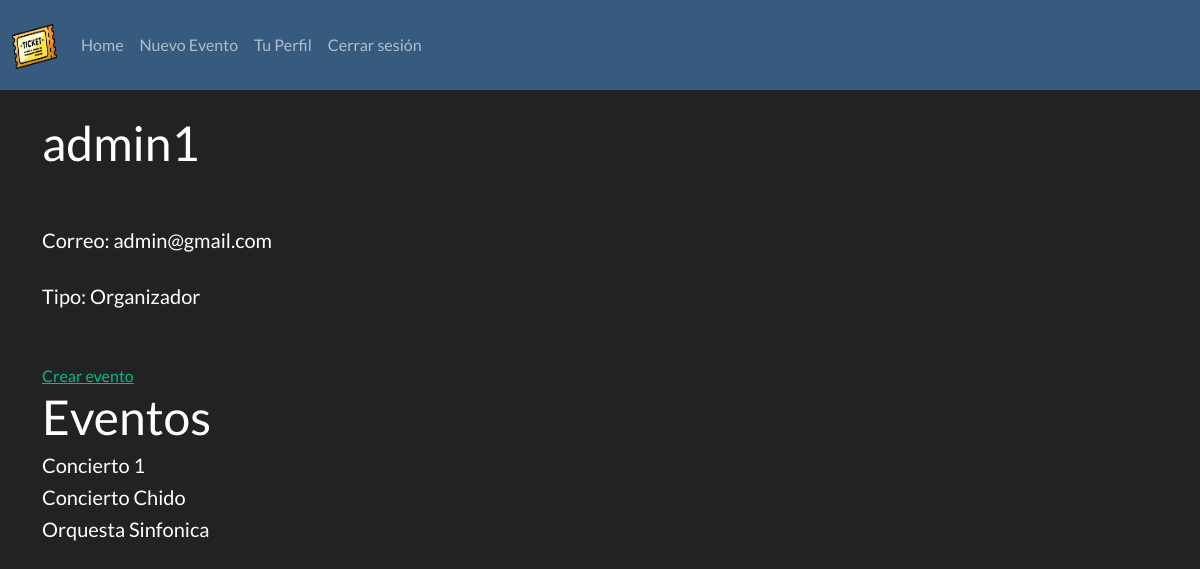
The page /user/admin1 (signed in) on the database its author committed.
### app/models.py (models this page shows, shortened)
class User(db.Model, UserMixin):
	id = db.Column(db.Integer, primary_key=True)
	nombre = db.Column(db.String(320), nullable=False)
	username = db.Column(db.String(25), unique=True, nullable=False)
	email = db.Column(db.String(320), unique=True, nullable=False)
	password = db.Column(db.String(25), nullable=False)
	eventos = db.relationship('Evento', backref='creator', lazy=True)
	@hybrid_property
	def tipo(self):
		if Administrador.query.filter_by(id=self.id).first():
			return "Administrador"
		elif Comprador.query.filter_by(id=self.id).first():
			return "Comprador"
		elif Organizador.query.filter_by(id=self.id).first():
			return "Organizador"

class Evento(db.Model):
	id = db.Column(db.Integer, primary_key=True)
	nombre = db.Column(db.String(320), nullable=False)
	descripcion = db.Column(db.Text)
	fecha = db.Column(db.DateTime, nullable=False)
	user_id = db.Column(db.Integer, db.ForeignKey('user.id'), nullable=False)
	precio_general = db.Column(db.Float)
	precio_vip = db.Column(db.Float)

### app/routes.py (the view)
@app.route('/user/<username>')
@login_required
def profile(username):
	user = User.query.filter_by(username=username).first_or_404()
	return render_template('profile.html', user=user)

### app/models.py (called while the page is built)
@login_manager.user_loader
def load_user(user_id):
	return User.query.get(int(user_id))

### app/templates/profile.html (shortened to what this page needs)
{% extends 'layout.html' %}
{% block body %}
<br>
	<h1>{{ user.username }}</h1>
	<br><br>
	<h5>Correo: {{ user.email }}</h5>
	<br>
	<h5>Tipo: {{ user.tipo }}</h5>
	<br>
<br>
{% if user.tipo == "Organizador" %}
	<a href="{{ url_for('nuevo_evento') }}" class="button">Crear evento</a>
	<h1>Eventos</h1>
	{% for evento in user.eventos %}
		<h5>{{ evento.nombre }}</h5>
	{% endfor %}
{% endif %}
{% endblock %}

### rows shown on the page
User: username "admin1", email "admin@gmail.com"
Evento: nombre "Concierto 1"
Evento: nombre "Concierto Chido"
Evento: nombre "Orquesta Sinfonica"

### other values the page prints
{{ user.tipo }} "Organizador"
